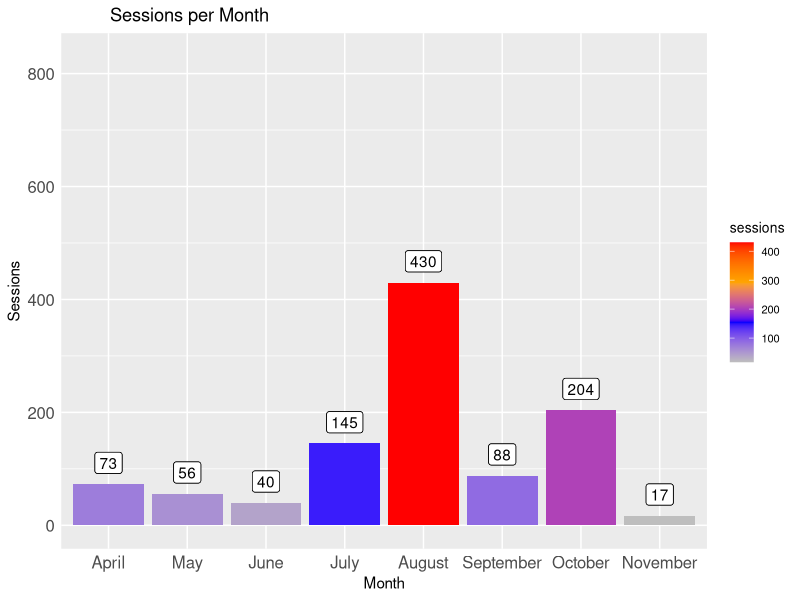
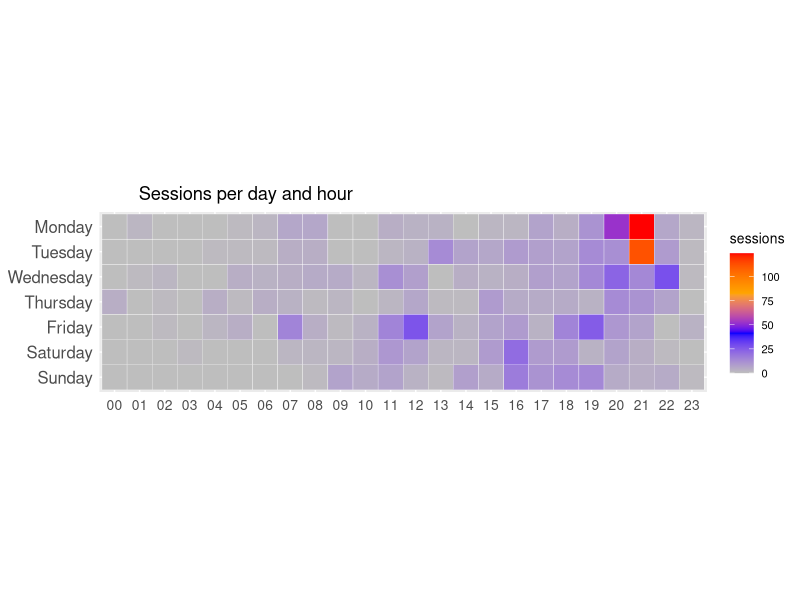
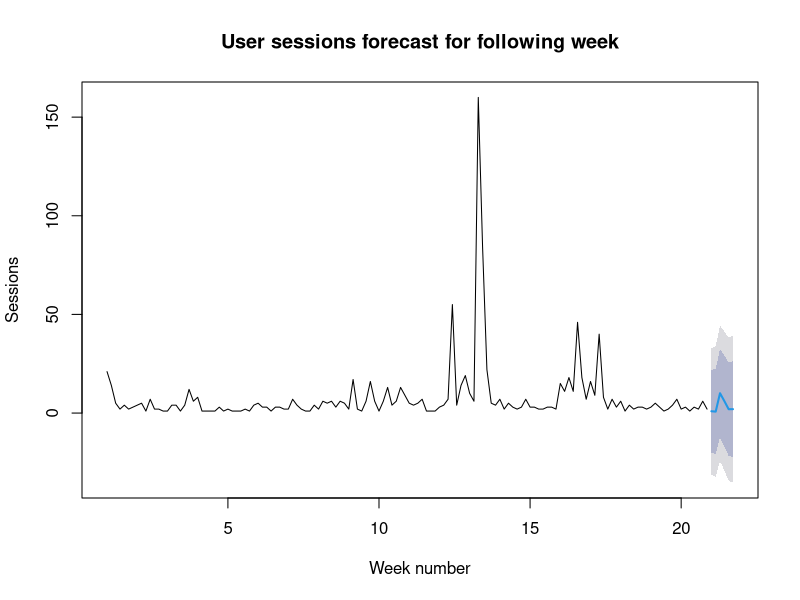
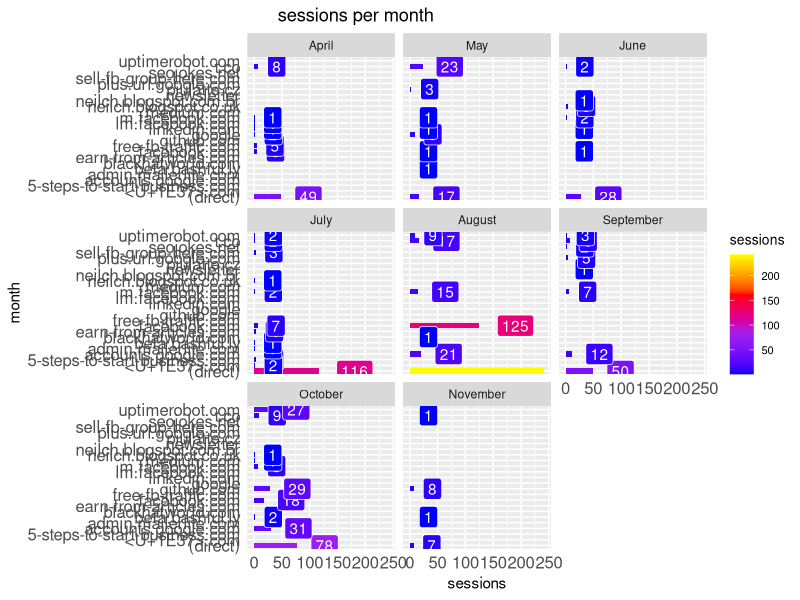

These charts were generated, in order, by the following R code:
## ---- chunk 1
knitr::opts_chunk$set(echo = TRUE)
library("readr")
library(dplyr)
library(ggplot2)

sessions <- read_csv("data/sessions.csv")
sessions_per_hour <- read_csv("data/sessions_per_hour.csv")

heat_scale <- c("Grey","Blue","Orange","Red")
days_of_week <- c("Monday","Tuesday","Wednesday","Thursday", "Friday", "Saturday","Sunday")

sessions$medium <- trimws(sessions$medium, which = "both")
sessions$source <- trimws(sessions$source, which = "both")

#########################################

sessions$mes <- months(sessions$date)
sessions$mes <- factor(sessions$mes, levels = c("January", "February",
                                                "March", "April",
                                                "May", "June",
                                                "July", "August",
                                                "September", "October", "November", "December"), ordered = T)

sessions$dia <- weekdays(sessions$date)
sessions$dia <- ordered(sessions$dia, levels=rev(days_of_week)) 
sessions_per_hour$dia <- weekdays(sessions_per_hour$date)
sessions_per_hour$dia <- ordered(sessions_per_hour$dia, levels=rev(days_of_week)) 


sessions_per_month <- sessions %>%
  group_by(mes) %>%
  summarise(sessions = sum(sessions))

sessions_hour <- sessions_per_hour %>%
  group_by(dia, hour) %>%
  summarise(sessions = sum(sessions))

sessions_per_day <- sessions %>%
  group_by(date) %>%
  summarise(sessions = sum(sessions))
## ---- chunk 2

title <- "Sessions per Month" 

dd <- ggplot(sessions_per_month, aes(x = mes, y = sessions, fill = sessions, label = sessions)) 
dd <- dd +  geom_col()
dd <- dd + labs(x="Month", y="Sessions", title= title)
dd <- dd + scale_fill_gradientn(colours = heat_scale)
dd <- dd + theme(plot.title=element_text(hjust=0.1))
dd <- dd + theme(axis.ticks=element_blank())
dd <- dd + theme(axis.text=element_text(size=12))
dd <- dd + theme(legend.title=element_text(size=10))
dd <- dd + theme(legend.text=element_text(size=8))
dd <- dd + geom_label(vjust = -0.5)
dd <- dd + ylim(0,ceiling(max(sessions_per_month$sessions))+400)
dd <- dd + geom_label(fill = "white", vjust = -0.5)
dd
## ---- chunk 3

gg <- ggplot(sessions_hour, aes(x=hour, y=dia, fill=sessions))
gg <- gg + scale_fill_gradientn(colours = heat_scale)
gg <- gg + geom_tile(color="white", size=0.1)
gg <- gg + coord_equal()
gg <- gg + labs(x=NULL, y=NULL, title="Sessions per day and hour")
gg <- gg + theme(plot.title=element_text(hjust=0.1))
gg <- gg + theme(axis.ticks=element_blank())
gg <- gg + theme(axis.text.y =element_text(size=12))
gg <- gg + theme(axis.text.x =element_text(size=10))
gg <- gg + theme(legend.title=element_text(size=10))
gg <- gg + theme(legend.text=element_text(size=8))
gg

## ---- chunk 4
library(forecast)
xxxx <- ts(sessions_per_day$sessions, frequency = 7)
hw(xxxx,6)
plot(hw(xxxx, 6), main = "User sessions forecast for following week", xlab ="Week number", ylab = "Sessions")


## ---- chunk 5

sessions_fuente <- sessions %>%
  group_by(mes, source) %>%
  summarise(sessions = sum(sessions))


ee <- ggplot(sessions_fuente, aes(x = source, y = sessions, fill = sessions,
                                  label = sessions)) 
ee <- ee +  geom_col()
ee <- ee + facet_wrap(~ mes) 
ee <- ee + coord_flip()
ee <- ee + labs(x="month", y="sessions", title="sessions per month")
ee <- ee + scale_fill_gradientn(colors = c("blue", "purple", "red", "yellow"))
ee <- ee + theme(plot.title=element_text(hjust=0.1))
ee <- ee + theme(axis.ticks=element_blank())
ee <- ee + theme(axis.text=element_text(size=12))
ee <- ee + theme(legend.title=element_text(size=10))
ee <- ee + theme(legend.text=element_text(size=8))
ee <- ee +  geom_label(hjust = -0.5, color = "white")
ee

